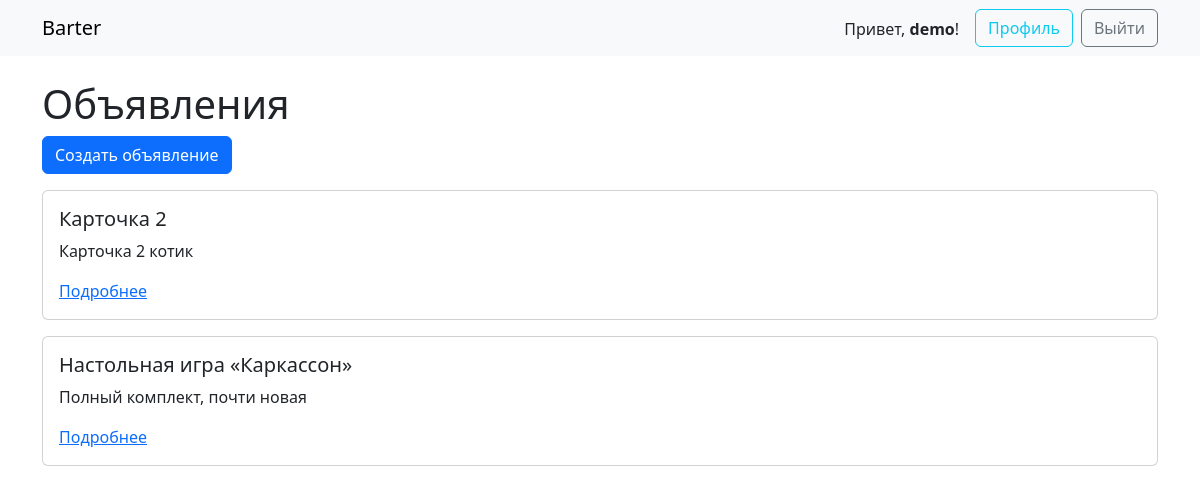
The app's page / (signed in) with its own data.
### ads/models.py (models this page shows, shortened)
class Ad(models.Model):
    CONDITION_CHOICES = [('new', 'Новый'), ('used', 'Б/У')]
    user = models.ForeignKey(User, on_delete=models.CASCADE, related_name='ads')
    title = models.CharField(max_length=255)
    description = models.TextField()
    image_url = models.URLField(blank=True)
    category = models.CharField(max_length=100)
    condition = models.CharField(max_length=10, choices=CONDITION_CHOICES)
    created_at = models.DateTimeField(auto_now_add=True)

### ads/views.py (the view)
# urls.py: path('', views.AdListView.as_view(), name='ad_list'),
class AdListView(ListView):
    model = Ad
    paginate_by = 10
    template_name = 'ads/ad_list.html'
    context_object_name = 'ads'
    def get_queryset(self):
        qs = super().get_queryset().select_related('user').order_by('-created_at')
        q = self.request.GET.get('q')
        category = self.request.GET.get('category')
        condition = self.request.GET.get('condition')
        if q:
            qs = qs.filter(Q(title__icontains=q) | Q(description__icontains=q))
        if category:
            qs = qs.filter(category__iexact=category)
        if condition:
            qs = qs.filter(condition__iexact=condition)
        return qs

### templates/ads/ad_list.html (shortened to what this page needs)
{% extends 'base.html' %}
{% block content %}
<h1>Объявления</h1>
<a class="btn btn-primary mb-3" href="{% url 'ads:ad_create' %}">Создать объявление</a>
{% for ad in ads %}
    <div class="card mb-3">
        <div class="card-body">
            <h5 class="card-title">{{ ad.title }}</h5>
            <p class="card-text">{{ ad.description|truncatechars:120 }}</p>
            <a href="{% url 'ads:ad_detail' ad.pk %}">Подробнее</a>
        </div>
    </div>
{% empty %}
    <p>Объявлений нет.</p>
{% endfor %}
{% endblock %}

### templates/base.html (shortened to what this page needs)
<!DOCTYPE html>
<html lang="ru">
<head>
    <link href="https://cdn.jsdelivr.net/npm/bootstrap@5.3.2/dist/css/bootstrap.min.css" rel="stylesheet">
</head>
<body>
    <nav class="navbar navbar-expand-lg navbar-light bg-light mb-4">
        <div class="container">
            <a class="navbar-brand" href="{% url 'ads:ad_list' %}">Barter</a>
                <ul class="navbar-nav ms-auto">
                  {% if user.is_authenticated %}
                    <li class="nav-item me-3 mt-2">
                      Привет, <strong>{{ user.username }}</strong>!
                    </li>
                    <li class="nav-item me-2">
                      <a class="btn btn-outline-info" href="{% url 'profile' %}">Профиль</a>
                    </li>
                    <li class="nav-item">
                      <a class="btn btn-outline-secondary" href="{% url 'logout' %}?next={{ request.path }}">Выйти</a>
                    </li>
                  {% endif %}
                </ul>
        </div>
    </nav>
    <div class="container">
        {% block content %}{% endblock %}
    </div>
</body>
</html>

### records on screen
Ad: title "Карточка 2", description "Карточка 2 котик"
Ad: title "Настольная игра «Каркассон»", description "Полный комплект, почти новая"

### other values on screen
{{ user.username }} "demo"
